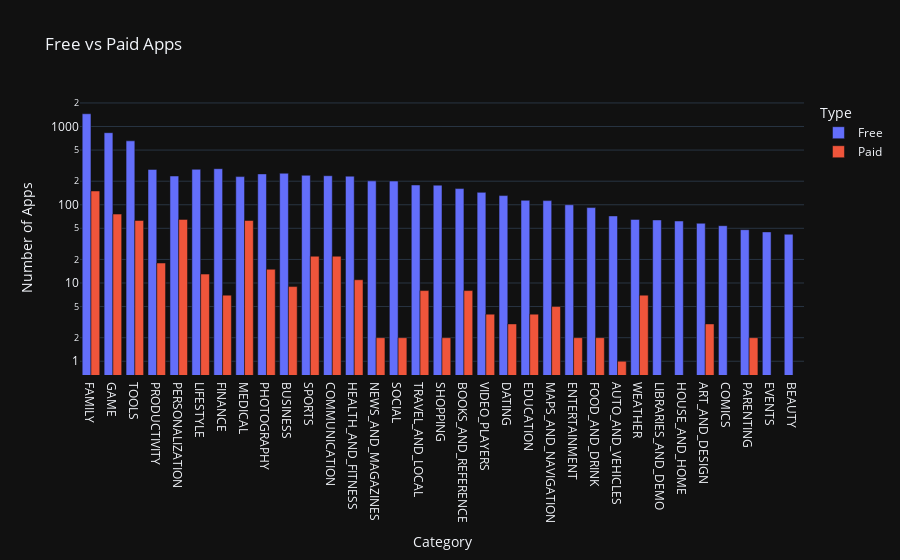

Notebook cell for this chart:
### Markdown cell above
**Challenge**: Use the plotly express bar [chart examples](https://plotly.com/python/bar-charts/#bar-chart-with-sorted-or-ordered-categories) and the [.bar() API reference](https://plotly.com/python-api-reference/generated/plotly.express.bar.html#plotly.express.bar) to create this bar chart: 

<img src=https://imgur.com/LE0XCxA.png>

You'll want to use the `df_free_vs_paid` DataFrame that you created above that has the total number of free and paid apps per category. 

See if you can figure out how to get the look above by changing the `categoryorder` to 'total descending' as outlined in the documentation here [here](https://plotly.com/python/categorical-axes/#automatically-sorting-categories-by-name-or-total-value).

### Code cell
bar = px.bar(
    free_vs_paid,
    x='Category',
    y='App',
    title='Free vs Paid Apps',
    color='Type',
    barmode='group'
)

bar.update_layout(
    xaxis_title='Category',
    yaxis_title='Number of Apps',
    xaxis={'categoryorder': 'total descending'},
    yaxis=dict(type='log')
)

bar.show()

### Figure 1 — Plotly figure (JSON) as saved in the notebook; plotly's stock layout.template omitted (floating-point values rounded to 4 significant figures)
{"data": [{"alignmentgroup": "True", "hovertemplate": "Type=Free<br>Category=%{x}<br>App=%{y}<extra></extra>", "legendgroup": "Free", "marker": {"color": "#636efa", "pattern": {"shape": ""}}, "name": "Free", "offsetgroup": "Free", "orientation": "v", "showlegend": true, "textposition": "auto", "x": ["ART_AND_DESIGN", "AUTO_AND_VEHICLES", "BEAUTY", "BOOKS_AND_REFERENCE", "BUSINESS", "COMICS", "COMMUNICATION", "DATING", "EDUCATION", "ENTERTAINMENT", "EVENTS", "FAMILY", "FINANCE", "FOOD_AND_DRINK", "GAME", "HEALTH_AND_FITNESS", "HOUSE_AND_HOME", "LIBRARIES_AND_DEMO", "LIFESTYLE", "MAPS_AND_NAVIGATION", "MEDICAL", "NEWS_AND_MAGAZINES", "PARENTING", "PERSONALIZATION", "PHOTOGRAPHY", "PRODUCTIVITY", "SHOPPING", "SOCIAL", "SPORTS", "TOOLS", "TRAVEL_AND_LOCAL", "VIDEO_PLAYERS", "WEATHER"], "xaxis": "x", "y": [58, 72, 42, 161, 253, 54, 235, 131, 114, 100, 45, 1456, 289, 92, 834, 232, 62, 64, 284, 113, 229, 202, 48, 233, 248, 283, 178, 201, 238, 656, 179, 144, 65], "yaxis": "y", "type": "bar"}, {"alignmentgroup": "True", "hovertemplate": "Type=Paid<br>Category=%{x}<br>App=%{y}<extra></extra>", "legendgroup": "Paid", "marker": {"color": "#EF553B", "pattern": {"shape": ""}}, "name": "Paid", "offsetgroup": "Paid", "orientation": "v", "showlegend": true, "textposition": "auto", "x": ["ART_AND_DESIGN", "AUTO_AND_VEHICLES", "BOOKS_AND_REFERENCE", "BUSINESS", "COMMUNICATION", "DATING", "EDUCATION", "ENTERTAINMENT", "FAMILY", "FINANCE", "FOOD_AND_DRINK", "GAME", "HEALTH_AND_FITNESS", "LIFESTYLE", "MAPS_AND_NAVIGATION", "MEDICAL", "NEWS_AND_MAGAZINES", "PARENTING", "PERSONALIZATION", "PHOTOGRAPHY", "PRODUCTIVITY", "SHOPPING", "SOCIAL", "SPORTS", "TOOLS", "TRAVEL_AND_LOCAL", "VIDEO_PLAYERS", "WEATHER"], "xaxis": "x", "y": [3, 1, 8, 9, 22, 3, 4, 2, 150, 7, 2, 76, 11, 13, 5, 63, 2, 2, 65, 15, 18, 2, 2, 22, 63, 8, 4, 7], "yaxis": "y", "type": "bar"}], "layout": {"xaxis": {"anchor": "y", "domain": [0.0, 1.0], "title": {"text": "Category"}, "categoryorder": "total descending"}, "yaxis": {"anchor": "x", "domain": [0.0, 1.0], "title": {"text": "Number of Apps"}, "type": "log"}, "legend": {"title": {"text": "Type"}, "tracegroupgap": 0}, "title": {"text": "Free vs Paid Apps"}, "barmode": "group"}}
